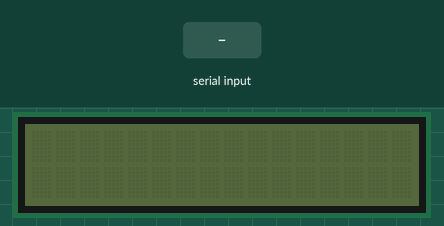
Simulated run of this program. Board: Raspberry Pi (BCM pin numbers). On the bench: 16×2 character LCD. Inputs (shaded band) come from the test bench.

Above: at 1.2 s.
1.3 s: "R\n" received over the second serial link
At 2.8 s:
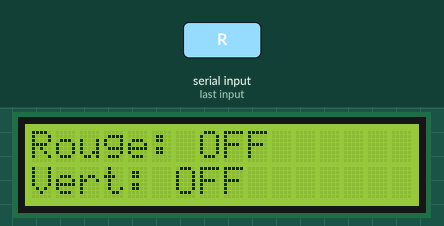
3.1 s: "V\n" received over the second serial link
At 3.25 s:
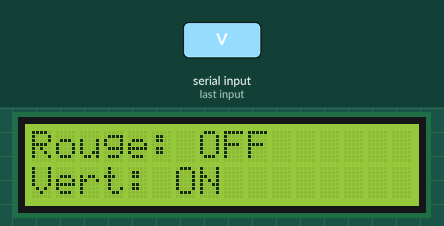
4.8 s: "D\n" received over the second serial link
At 4.95 s:
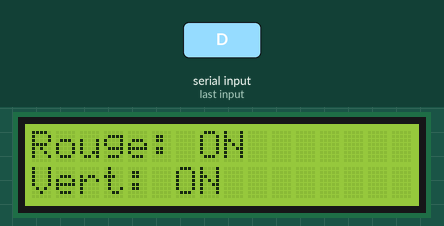
Timing chart, 0 to 7.8 s (numbered marks = the images above; inputs shaded):
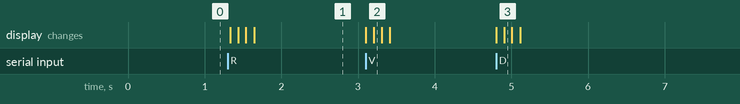

Measured:
- after the input at 1.3 s, the display: first changes at once (image 1 shows a later state)
- after the input at 3.1 s, the display: first changes at once (image 2 shows a later state)
- after the input at 4.8 s, the display: first changes at once (image 3 shows a later state)

The program:

Raspberry.py
```python
import serial
import time
from grove_rgb_lcd import * # Bibliothèque de l'écran

# Configuration des ports (A adapter selon les branchements USB/GPIO)
# Port entrant (Arduino Gauche)
ser_in = serial.Serial('/dev/ttyACM0', 9600, timeout=1)
# Port sortant (Vers Arduino Droite via GPIO TX)
ser_out = serial.Serial('/dev/ttyAMA0', 9600, timeout=1)

def update_lcd(r_state, v_state):
    setText("Rouge: " + r_state + "\nVert: " + v_state)
    # On peut changer la couleur de fond aussi (ex: setRGB(0, 255, 0))

while True:
    if ser_in.in_waiting > 0:
        # Lecture et décodage du caractère
        data = ser_in.read().decode('utf-8')

        # Logique de traitement
        if data == 'R':
            update_lcd("ON ", "OFF")
            ser_out.write(b'R') # Relais de la commande
        elif data == 'V':
            update_lcd("OFF", "ON ")
            ser_out.write(b'V')
        elif data == 'D':
            update_lcd("ON ", "ON ")
            ser_out.write(b'D')
        else: # Cas '0'
            update_lcd("OFF", "OFF")
            ser_out.write(b'0')

        time.sleep(0.1)
```
